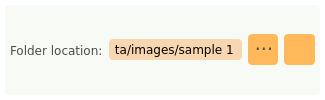
     <widget class="QFrame" name="verticalFrame_2">
      <property name="minimumSize">
       <size>
        <width>0</width>
        <height>50</height>
       </size>
      </property>
      <property name="styleSheet">
       <string notr="true">background-color: rgb(255, 255, 255);
border-radius: 4px;</string>
      </property>
      <layout class="QVBoxLayout" name="verticalLayout_8">
       <property name="spacing">
        <number>6</number>
       </property>
       <property name="leftMargin">
        <number>5</number>
       </property>
       <property name="topMargin">
        <number>5</number>
       </property>
       <property name="rightMargin">
        <number>5</number>
       </property>
       <property name="bottomMargin">
        <number>5</number>
       </property>
       <item>
        <widget class="QFrame" name="frame_10">
         <property name="styleSheet">
          <string notr="true">background-color: rgb(247, 250, 245);
border-radius: 4px;</string>
         </property>
         <layout class="QHBoxLayout" name="horizontalLayout_12" stretch="0,2,0,0">
          <property name="leftMargin">
           <number>5</number>
          </property>
          <property name="topMargin">
           <number>5</number>
          </property>
          <property name="rightMargin">
           <number>5</number>
          </property>
          <property name="bottomMargin">
           <number>5</number>
          </property>
          <item>
           <widget class="QLabel" name="label_001">
            <property name="minimumSize">
             <size>
              <width>0</width>
              <height>21</height>
             </size>
            </property>
            <property name="font">
             <font>
              <family>Verdana</family>
              <pointsize>9</pointsize>
              <weight>50</weight>
              <italic>false</italic>
              <bold>false</bold>
             </font>
            </property>
            <property name="styleSheet">
             <string notr="true">color: rgb(75, 75, 75);</string>
            </property>
            <property name="text">
             <string>Folder location:</string>
            </property>
           </widget>
          </item>
          <item>
           <widget class="QLineEdit" name="pyqt5_entry_folderpath">
            <property name="enabled">
             <bool>true</bool>
            </property>
            <property name="minimumSize">
             <size>
              <width>0</width>
              <height>21</height>
             </size>
            </property>
            <property name="font">
             <font>
              <family>Verdana</family>
             </font>
            </property>
            <property name="styleSheet">
             <string notr="true">QLineEdit {
border-radius: 4px;
padding: 0px 5px 0px 5px;
background-color: rgb(248,214,176);
}

QLineEdit:disabled {
	background-color: rgb(220, 204, 191);
}</string>
            </property>
            <property name="text">
             <string>data/images/sample 1</string>
            </property>
           </widget>
          </item>
          <item>
           <widget class="QPushButton" name="pyqt5_button_loadfolderpath">
            <property name="enabled">
             <bool>true</bool>
            </property>
            <property name="minimumSize">
             <size>
              <width>30</width>
              <height>31</height>
             </size>
            </property>
            <property name="font">
             <font>
              <family>Verdana</family>
              <pointsize>14</pointsize>
             </font>
            </property>
            <property name="styleSheet">
             <string notr="true">QPushButton {
	border-radius: 4px;
	background-color: rgb(255, 184, 90);
	padding-left: 2px;
	color: rgb(75, 75, 75);
}
QPushButton:hover{
	background-color: rgb(248,214,176);	
}
QPushButton:pressed{
	background-color: rgb(179, 197, 192);
}</string>
            </property>
            <property name="text">
             <string>···</string>
            </property>
           </widget>
          </item>
          <item>
           <widget class="QPushButton" name="pyqt5_button_loadloadimage">
            <property name="enabled">
             <bool>true</bool>
            </property>
            <property name="minimumSize">
             <size>
              <width>31</width>
              <height>31</height>
             </size>
            </property>
            <property name="maximumSize">
             <size>
              <width>31</width>
              <height>31</height>
             </size>
            </property>
            <property name="font">
             <font>
              <family>Verdana</family>
              <pointsize>14</pointsize>
             </font>
            </property>
            <property name="toolTip">
             <string>Refresh Generators</string>
            </property>
            <property name="styleSheet">
             <string notr="true">QPushButton {
	border-radius: 4px;
	background-color: rgb(255, 184, 90);
	padding-left: 2px;
	color: rgb(75, 75, 75);
	image: url(:/ui/qt/resources/buttons/upload_icon.png)
}
QPushButton:hover{
	background-color: rgb(248,214,176);	
	image: url(:/ui/qt/resources/buttons/upload_icon.png);
}
QPushButton:pressed{
	background-color: rgb(179, 197, 192);
	image: url(:/ui/qt/resources/buttons/upload_icon.png)
}
QPushButton:disabled{
	background-color: rgb(243, 239, 219);
	image: url(:/ui/qt/resources/buttons/upload_icon.png)
}</string>
            </property>
            <property name="text">
             <string/>
            </property>
           </widget>
          </item>
         </layout>
        </widget>
       </item>
      </layout>
     </widget>
